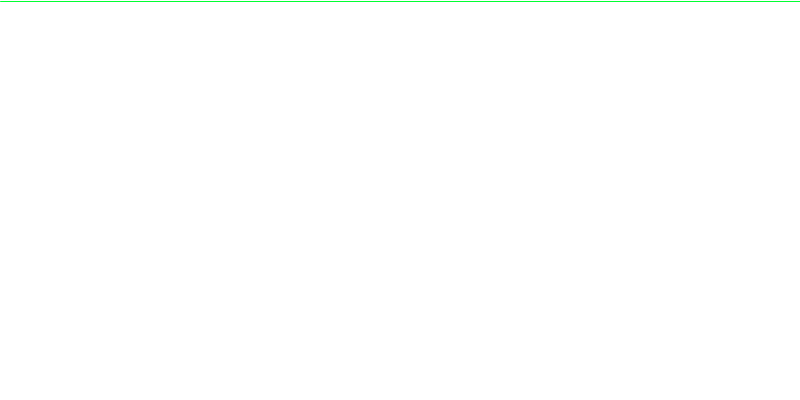
Frame 1 (no input)
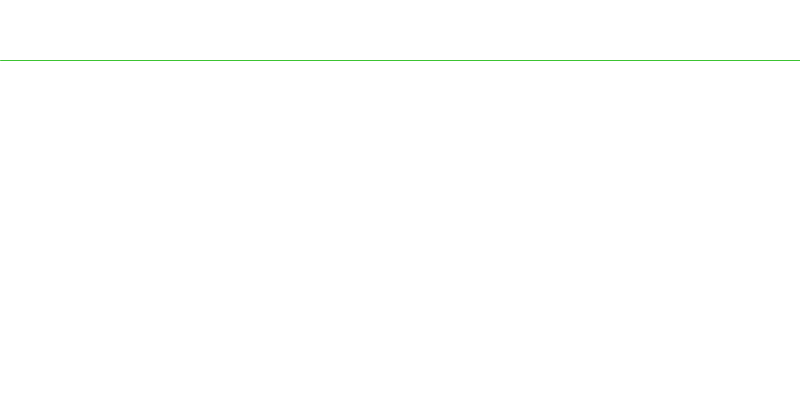
Frame 60 (the mouse pressed at the canvas centre just before this capture)
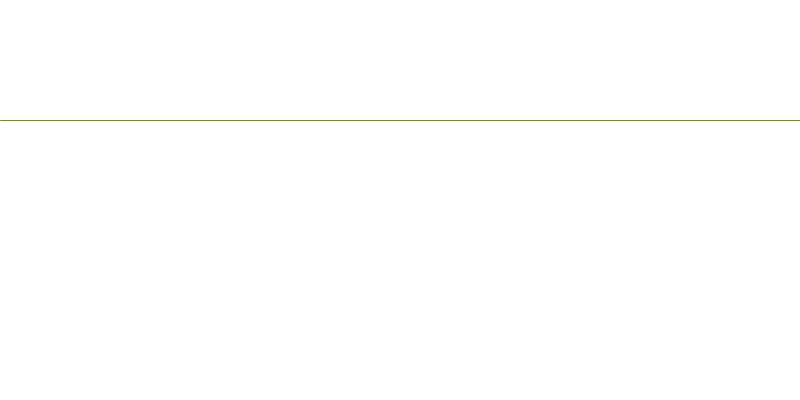
Frame 120 (the mouse held since frame 60 and released just before this capture)

The Processing sketch that drew these frames (run headless with seeded random() and noise(); from frame 60 on, the mouse is pressed at the canvas centre):

// Processing sketch: lineTranslate
// ── lineTranslate.pde

int i = 0;

void setup() {
  size(800,400);  // make as vars
}

void draw() {
  background(255);
  i=i+1; // or i++;
  translate(0,i);
  //rotate(i/20.0);
  stroke(i,255-i,50);
  line(0,0,800,0);
  
 //if (i > 400) {i = 0;} // modulo operator
}
